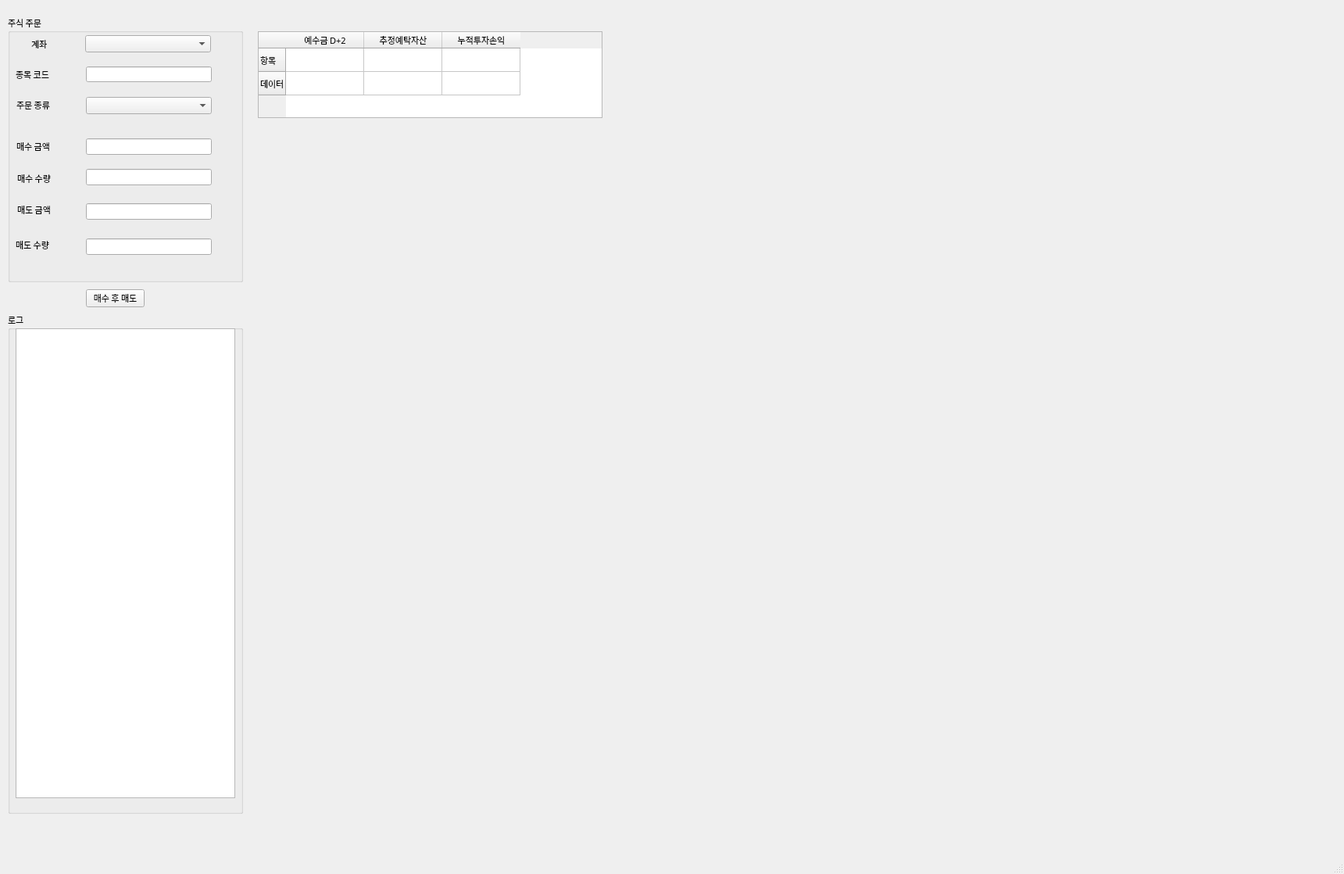
<?xml version="1.0" encoding="UTF-8"?>
<ui version="4.0">
 <class>MainWindow</class>
 <widget class="QMainWindow" name="MainWindow">
  <property name="geometry">
   <rect>
    <x>0</x>
    <y>0</y>
    <width>1720</width>
    <height>1118</height>
   </rect>
  </property>
  <property name="font">
   <font>
    <family>나눔고딕</family>
    <pointsize>8</pointsize>
   </font>
  </property>
  <property name="windowTitle">
   <string>Gruma One v0.1</string>
  </property>
  <property name="windowIcon">
   <iconset>
    <normaloff>stock.png</normaloff>stock.png</iconset>
  </property>
  <widget class="QWidget" name="centralwidget">
   <widget class="QGroupBox" name="groupBox">
    <property name="geometry">
     <rect>
      <x>10</x>
      <y>20</y>
      <width>301</width>
      <height>341</height>
     </rect>
    </property>
    <property name="title">
     <string>주식 주문</string>
    </property>
    <widget class="QLabel" name="label">
     <property name="geometry">
      <rect>
       <x>30</x>
       <y>30</y>
       <width>56</width>
       <height>12</height>
      </rect>
     </property>
     <property name="text">
      <string>계좌</string>
     </property>
    </widget>
    <widget class="QComboBox" name="accountComboBox">
     <property name="geometry">
      <rect>
       <x>99</x>
       <y>25</y>
       <width>161</width>
       <height>22</height>
      </rect>
     </property>
    </widget>
    <widget class="QLabel" name="label_2">
     <property name="geometry">
      <rect>
       <x>10</x>
       <y>67</y>
       <width>51</width>
       <height>16</height>
      </rect>
     </property>
     <property name="font">
      <font>
       <pointsize>8</pointsize>
      </font>
     </property>
     <property name="text">
      <string>종목 코드</string>
     </property>
    </widget>
    <widget class="QLineEdit" name="stockCode">
     <property name="geometry">
      <rect>
       <x>100</x>
       <y>65</y>
       <width>161</width>
       <height>20</height>
      </rect>
     </property>
    </widget>
    <widget class="QLabel" name="label_3">
     <property name="geometry">
      <rect>
       <x>11</x>
       <y>104</y>
       <width>61</width>
       <height>21</height>
      </rect>
     </property>
     <property name="font">
      <font>
       <pointsize>8</pointsize>
      </font>
     </property>
     <property name="text">
      <string>주문 종류</string>
     </property>
    </widget>
    <widget class="QComboBox" name="orderType">
     <property name="geometry">
      <rect>
       <x>100</x>
       <y>104</y>
       <width>161</width>
       <height>22</height>
      </rect>
     </property>
    </widget>
    <widget class="QLabel" name="label_4">
     <property name="geometry">
      <rect>
       <x>11</x>
       <y>159</y>
       <width>51</width>
       <height>16</height>
      </rect>
     </property>
     <property name="text">
      <string>매수 금액</string>
     </property>
    </widget>
    <widget class="QLabel" name="label_5">
     <property name="geometry">
      <rect>
       <x>12</x>
       <y>198</y>
       <width>56</width>
       <height>21</height>
      </rect>
     </property>
     <property name="text">
      <string>매수 수량</string>
     </property>
    </widget>
    <widget class="QLabel" name="label_6">
     <property name="geometry">
      <rect>
       <x>12</x>
       <y>240</y>
       <width>56</width>
       <height>16</height>
      </rect>
     </property>
     <property name="text">
      <string>매도 금액</string>
     </property>
    </widget>
    <widget class="QLabel" name="label_7">
     <property name="geometry">
      <rect>
       <x>10</x>
       <y>285</y>
       <width>56</width>
       <height>16</height>
      </rect>
     </property>
     <property name="text">
      <string>매도 수량</string>
     </property>
    </widget>
    <widget class="QLineEdit" name="buyPrice">
     <property name="geometry">
      <rect>
       <x>100</x>
       <y>157</y>
       <width>161</width>
       <height>21</height>
      </rect>
     </property>
    </widget>
    <widget class="QLineEdit" name="buyAmount">
     <property name="geometry">
      <rect>
       <x>100</x>
       <y>196</y>
       <width>161</width>
       <height>21</height>
      </rect>
     </property>
    </widget>
    <widget class="QLineEdit" name="sellPrice">
     <property name="geometry">
      <rect>
       <x>100</x>
       <y>240</y>
       <width>161</width>
       <height>21</height>
      </rect>
     </property>
    </widget>
    <widget class="QLineEdit" name="sellAmount">
     <property name="geometry">
      <rect>
       <x>100</x>
       <y>285</y>
       <width>161</width>
       <height>21</height>
      </rect>
     </property>
    </widget>
   </widget>
   <widget class="QPushButton" name="buyButton">
    <property name="geometry">
     <rect>
      <x>110</x>
      <y>370</y>
      <width>75</width>
      <height>23</height>
     </rect>
    </property>
    <property name="text">
     <string>매수 후 매도</string>
    </property>
   </widget>
   <widget class="QGroupBox" name="groupBox_2">
    <property name="geometry">
     <rect>
      <x>10</x>
      <y>400</y>
      <width>301</width>
      <height>641</height>
     </rect>
    </property>
    <property name="title">
     <string>로그</string>
    </property>
    <widget class="QTextEdit" name="logTextEdit">
     <property name="geometry">
      <rect>
       <x>10</x>
       <y>20</y>
       <width>281</width>
       <height>601</height>
      </rect>
     </property>
    </widget>
   </widget>
   <widget class="QTableWidget" name="accountBalance">
    <property name="geometry">
     <rect>
      <x>330</x>
      <y>40</y>
      <width>441</width>
      <height>111</height>
     </rect>
    </property>
    <row>
     <property name="text">
      <string>항목</string>
     </property>
    </row>
    <row>
     <property name="text">
      <string>데이터</string>
     </property>
    </row>
    <column>
     <property name="text">
      <string>예수금 D+2</string>
     </property>
    </column>
    <column>
     <property name="text">
      <string>추정예탁자산</string>
     </property>
    </column>
    <column>
     <property name="text">
      <string>누적투자손익</string>
     </property>
    </column>
   </widget>
  </widget>
  <widget class="QMenuBar" name="menubar">
   <property name="geometry">
    <rect>
     <x>0</x>
     <y>0</y>
     <width>1720</width>
     <height>26</height>
    </rect>
   </property>
  </widget>
  <widget class="QStatusBar" name="statusbar"/>
 </widget>
 <resources/>
 <connections/>
</ui>
